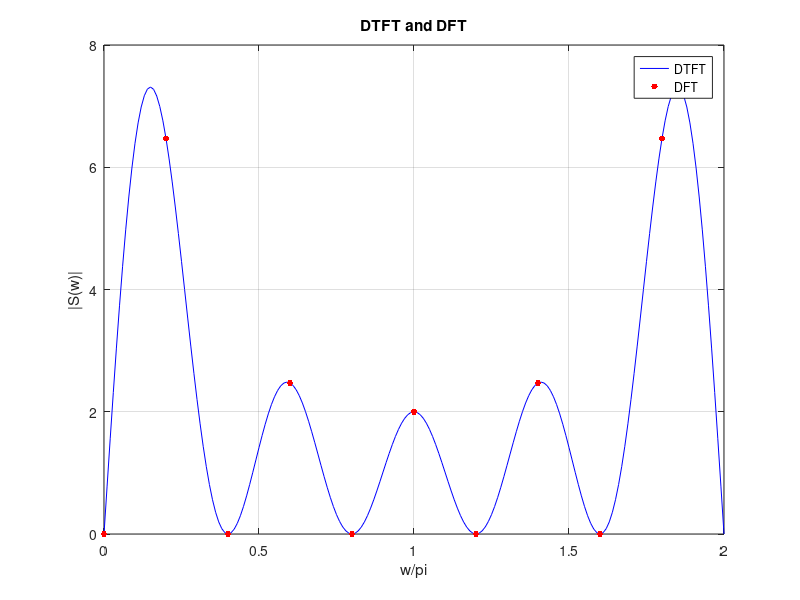
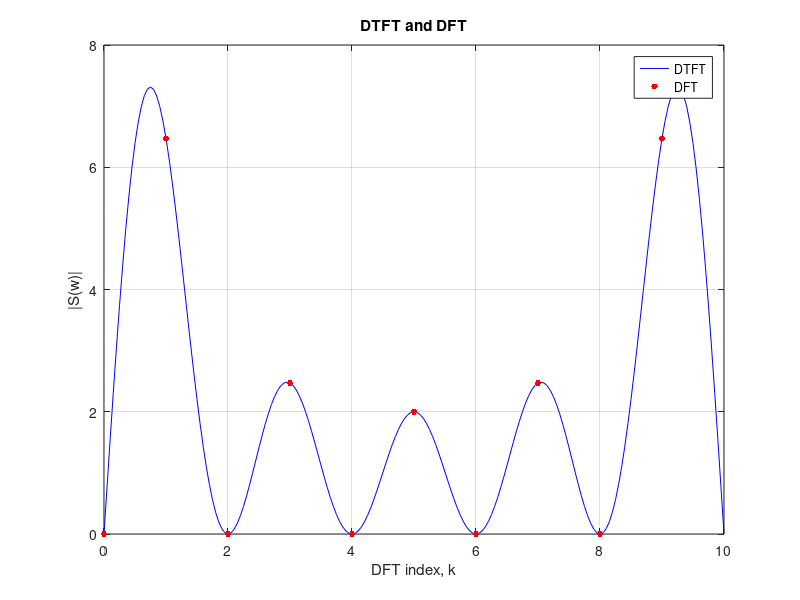

Recreate these plots in MATLAB, in order.
S =@(w) (1-exp(-5*j.*w)).^2./(1-exp(-j.*w));
w = linspace(0,2*pi,201);
sw = @(w)((1 - exp(-5.*i.*w)).^2)./(1 - exp(-i.*w));
sw_Abs = abs(sw(w));
figure();
sw_Abs(1) = 0;
plot(w./(pi),sw_Abs,'blue')
grid on;
title('DTFT and DFT')
xlabel('w/pi')
ylabel('|S(w)|')
axis([0 2 0 8])
k = 0:9
wk = (2.*pi.*k)./10;
sk = 2.*((1-(-1).^k)./(1-exp((-i.*pi.*k)./5)))
hold on
sk(1) = 0;
plot(wk./pi,abs(sk),'r.','markers',14);
legend('DTFT','DFT')


w = linspace(0,2*pi,201);
sw = @(w)((1 - exp(-5.*i.*w)).^2)./(1 - exp(-i.*w));
k1 = (10.*w)./(2.*pi);
sw1_Abs = abs(sw(w));
sw1_Abs(1) = 0;
figure();
plot(k1,sw1_Abs,'blue')
grid on;
title('DTFT and DFT')
xlabel('DFT index, k')
ylabel('|S(w)|')
axis([0 10 0 8])
wk1 = (2.*pi.*k)./10;
sk1 = 2.*((1-(-1).^k1)./(1-exp((-i.*pi.*k1)./5)));
hold on
sk1(1) = 0;
plot(k,abs(sk),'r.','markers',14);
legend('DTFT','DFT')